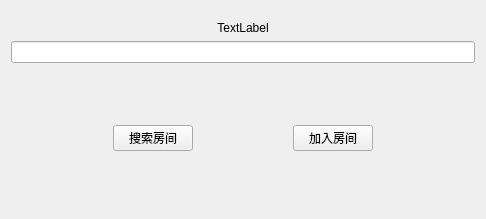
<?xml version="1.0" encoding="UTF-8"?>
<ui version="4.0">
 <class>JoinRoom</class>
 <widget class="QWidget" name="JoinRoom">
  <property name="geometry">
   <rect>
    <x>0</x>
    <y>0</y>
    <width>486</width>
    <height>219</height>
   </rect>
  </property>
  <property name="windowTitle">
   <string>Form</string>
  </property>
  <layout class="QVBoxLayout" name="verticalLayout">
   <item>
    <spacer name="verticalSpacer">
     <property name="orientation">
      <enum>Qt::Vertical</enum>
     </property>
     <property name="sizeType">
      <enum>QSizePolicy::Fixed</enum>
     </property>
     <property name="sizeHint" stdset="0">
      <size>
       <width>20</width>
       <height>10</height>
      </size>
     </property>
    </spacer>
   </item>
   <item>
    <widget class="QLabel" name="label">
     <property name="text">
      <string>TextLabel</string>
     </property>
     <property name="alignment">
      <set>Qt::AlignCenter</set>
     </property>
    </widget>
   </item>
   <item>
    <widget class="QLineEdit" name="roomName"/>
   </item>
   <item>
    <widget class="QStackedWidget" name="stackedWidget">
     <property name="currentIndex">
      <number>1</number>
     </property>
     <widget class="QWidget" name="page">
      <layout class="QHBoxLayout" name="horizontalLayout">
       <item>
        <spacer name="horizontalSpacer_2">
         <property name="orientation">
          <enum>Qt::Horizontal</enum>
         </property>
         <property name="sizeHint" stdset="0">
          <size>
           <width>75</width>
           <height>20</height>
          </size>
         </property>
        </spacer>
       </item>
       <item>
        <widget class="QPushButton" name="creatRoom">
         <property name="text">
          <string>创建房间</string>
         </property>
        </widget>
       </item>
       <item>
        <spacer name="horizontalSpacer">
         <property name="orientation">
          <enum>Qt::Horizontal</enum>
         </property>
         <property name="sizeHint" stdset="0">
          <size>
           <width>74</width>
           <height>20</height>
          </size>
         </property>
        </spacer>
       </item>
      </layout>
     </widget>
     <widget class="QWidget" name="page_2">
      <layout class="QHBoxLayout" name="horizontalLayout_2">
       <item>
        <spacer name="horizontalSpacer_4">
         <property name="orientation">
          <enum>Qt::Horizontal</enum>
         </property>
         <property name="sizeHint" stdset="0">
          <size>
           <width>19</width>
           <height>20</height>
          </size>
         </property>
        </spacer>
       </item>
       <item>
        <widget class="QPushButton" name="searcRoom">
         <property name="text">
          <string>搜索房间</string>
         </property>
        </widget>
       </item>
       <item>
        <spacer name="horizontalSpacer_3">
         <property name="orientation">
          <enum>Qt::Horizontal</enum>
         </property>
         <property name="sizeHint" stdset="0">
          <size>
           <width>20</width>
           <height>20</height>
          </size>
         </property>
        </spacer>
       </item>
       <item>
        <widget class="QPushButton" name="joinRoom">
         <property name="text">
          <string>加入房间</string>
         </property>
        </widget>
       </item>
       <item>
        <spacer name="horizontalSpacer_5">
         <property name="orientation">
          <enum>Qt::Horizontal</enum>
         </property>
         <property name="sizeHint" stdset="0">
          <size>
           <width>19</width>
           <height>20</height>
          </size>
         </property>
        </spacer>
       </item>
      </layout>
     </widget>
    </widget>
   </item>
  </layout>
 </widget>
 <resources/>
 <connections/>
</ui>
